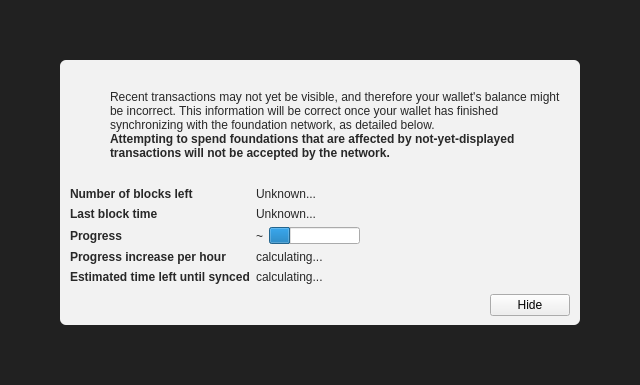
<?xml version="1.0" encoding="UTF-8"?>
<ui version="4.0">
 <class>ModalOverlay</class>
 <widget class="ModalOverlay" name="ModalOverlay">
  <property name="geometry">
   <rect>
    <x>0</x>
    <y>0</y>
    <width>640</width>
    <height>385</height>
   </rect>
  </property>
  <property name="windowTitle">
   <string>Form</string>
  </property>
  <layout class="QVBoxLayout" name="verticalLayout" stretch="0">
   <property name="sizeConstraint">
    <enum>QLayout::SetDefaultConstraint</enum>
   </property>
   <property name="leftMargin">
    <number>0</number>
   </property>
   <property name="topMargin">
    <number>0</number>
   </property>
   <property name="rightMargin">
    <number>0</number>
   </property>
   <property name="bottomMargin">
    <number>0</number>
   </property>
   <item>
    <widget class="QWidget" name="bgWidget" native="true">
     <property name="styleSheet">
      <string notr="true">#bgWidget { background: rgba(0,0,0,220); }</string>
     </property>
     <layout class="QVBoxLayout" name="verticalLayoutMain" stretch="1">
      <property name="leftMargin">
       <number>60</number>
      </property>
      <property name="topMargin">
       <number>60</number>
      </property>
      <property name="rightMargin">
       <number>60</number>
      </property>
      <property name="bottomMargin">
       <number>60</number>
      </property>
      <item>
       <widget class="QWidget" name="contentWidget" native="true">
        <property name="styleSheet">
         <string notr="true">#contentWidget { background: rgba(255,255,255,240); border-radius: 6px; }

QLabel { color: rgb(40,40,40);  }</string>
        </property>
        <layout class="QVBoxLayout" name="verticalLayoutSub" stretch="1,0,0,0">
         <property name="spacing">
          <number>0</number>
         </property>
         <property name="leftMargin">
          <number>10</number>
         </property>
         <property name="topMargin">
          <number>10</number>
         </property>
         <property name="rightMargin">
          <number>10</number>
         </property>
         <property name="bottomMargin">
          <number>10</number>
         </property>
         <item>
          <layout class="QHBoxLayout" name="horizontalLayoutIconText" stretch="0,1">
           <property name="topMargin">
            <number>20</number>
           </property>
           <item>
            <layout class="QVBoxLayout" name="verticalLayoutIcon">
             <property name="leftMargin">
              <number>0</number>
             </property>
             <item>
              <widget class="QPushButton" name="warningIcon">
               <property name="enabled">
                <bool>false</bool>
               </property>
               <property name="text">
                <string/>
               </property>
               <property name="icon">
                <iconset>
                 <normaloff>:/icons/warning</normaloff>
                 <disabledoff>:/icons/warning</disabledoff>:/icons/warning</iconset>
               </property>
               <property name="iconSize">
                <size>
                 <width>48</width>
                 <height>48</height>
                </size>
               </property>
               <property name="flat">
                <bool>true</bool>
               </property>
              </widget>
             </item>
             <item>
              <spacer name="verticalSpacerWarningIcon">
               <property name="orientation">
                <enum>Qt::Vertical</enum>
               </property>
               <property name="sizeHint" stdset="0">
                <size>
                 <width>20</width>
                 <height>40</height>
                </size>
               </property>
              </spacer>
             </item>
            </layout>
           </item>
           <item>
            <layout class="QVBoxLayout" name="verticalLayoutInfoText">
             <property name="leftMargin">
              <number>0</number>
             </property>
             <property name="topMargin">
              <number>0</number>
             </property>
             <item>
              <widget class="QLabel" name="infoText">
               <property name="text">
                <string>Recent transactions may not yet be visible, and therefore your wallet's balance might be incorrect. This information will be correct once your wallet has finished synchronizing with the foundation network, as detailed below.</string>
               </property>
               <property name="textFormat">
                <enum>Qt::RichText</enum>
               </property>
               <property name="wordWrap">
                <bool>true</bool>
               </property>
              </widget>
             </item>
             <item>
              <widget class="QLabel" name="infoTextStrong">
               <property name="font">
                <font>
                 <weight>75</weight>
                 <bold>true</bold>
                </font>
               </property>
               <property name="text">
                <string>Attempting to spend foundations that are affected by not-yet-displayed transactions will not be accepted by the network.</string>
               </property>
               <property name="textFormat">
                <enum>Qt::RichText</enum>
               </property>
               <property name="wordWrap">
                <bool>true</bool>
               </property>
              </widget>
             </item>
             <item>
              <spacer name="verticalSpacerInTextSpace">
               <property name="orientation">
                <enum>Qt::Vertical</enum>
               </property>
               <property name="sizeHint" stdset="0">
                <size>
                 <width>20</width>
                 <height>40</height>
                </size>
               </property>
              </spacer>
             </item>
            </layout>
           </item>
          </layout>
         </item>
         <item>
          <spacer name="verticalSpacerAfterText">
           <property name="orientation">
            <enum>Qt::Vertical</enum>
           </property>
           <property name="sizeHint" stdset="0">
            <size>
             <width>20</width>
             <height>40</height>
            </size>
           </property>
          </spacer>
         </item>
         <item>
          <layout class="QFormLayout" name="formLayout">
           <property name="fieldGrowthPolicy">
            <enum>QFormLayout::FieldsStayAtSizeHint</enum>
           </property>
           <property name="horizontalSpacing">
            <number>6</number>
           </property>
           <property name="verticalSpacing">
            <number>6</number>
           </property>
           <property name="topMargin">
            <number>10</number>
           </property>
           <item row="0" column="0">
            <widget class="QLabel" name="labelNumberOfBlocksLeft">
             <property name="font">
              <font>
               <weight>75</weight>
               <bold>true</bold>
              </font>
             </property>
             <property name="text">
              <string>Number of blocks left</string>
             </property>
            </widget>
           </item>
           <item row="0" column="1">
            <widget class="QLabel" name="numberOfBlocksLeft">
             <property name="text">
              <string>Unknown...</string>
             </property>
            </widget>
           </item>
           <item row="1" column="0">
            <widget class="QLabel" name="labelLastBlockTime">
             <property name="font">
              <font>
               <weight>75</weight>
               <bold>true</bold>
              </font>
             </property>
             <property name="text">
              <string>Last block time</string>
             </property>
            </widget>
           </item>
           <item row="1" column="1">
            <widget class="QLabel" name="newestBlockDate">
             <property name="sizePolicy">
              <sizepolicy hsizetype="Maximum" vsizetype="Preferred">
               <horstretch>0</horstretch>
               <verstretch>0</verstretch>
              </sizepolicy>
             </property>
             <property name="text">
              <string>Unknown...</string>
             </property>
            </widget>
           </item>
           <item row="2" column="0">
            <widget class="QLabel" name="labelSyncDone">
             <property name="font">
              <font>
               <weight>75</weight>
               <bold>true</bold>
              </font>
             </property>
             <property name="text">
              <string>Progress</string>
             </property>
            </widget>
           </item>
           <item row="2" column="1">
            <layout class="QHBoxLayout" name="horizontalLayoutSync" stretch="0,1">
             <item>
              <widget class="QLabel" name="percentageProgress">
               <property name="text">
                <string notr="true">~</string>
               </property>
              </widget>
             </item>
             <item>
              <widget class="QProgressBar" name="progressBar">
               <property name="value">
                <number>24</number>
               </property>
               <property name="format">
                <string/>
               </property>
              </widget>
             </item>
            </layout>
           </item>
           <item row="4" column="0">
            <widget class="QLabel" name="labelProgressIncrease">
             <property name="font">
              <font>
               <weight>75</weight>
               <bold>true</bold>
              </font>
             </property>
             <property name="text">
              <string>Progress increase per hour</string>
             </property>
            </widget>
           </item>
           <item row="4" column="1">
            <widget class="QLabel" name="progressIncreasePerH">
             <property name="text">
              <string>calculating...</string>
             </property>
            </widget>
           </item>
           <item row="5" column="0">
            <widget class="QLabel" name="labelEstimatedTimeLeft">
             <property name="font">
              <font>
               <weight>75</weight>
               <bold>true</bold>
              </font>
             </property>
             <property name="text">
              <string>Estimated time left until synced</string>
             </property>
            </widget>
           </item>
           <item row="5" column="1">
            <widget class="QLabel" name="expectedTimeLeft">
             <property name="text">
              <string>calculating...</string>
             </property>
            </widget>
           </item>
          </layout>
         </item>
         <item>
          <layout class="QHBoxLayout" name="horizontalLayoutButtons">
           <property name="leftMargin">
            <number>10</number>
           </property>
           <property name="topMargin">
            <number>10</number>
           </property>
           <item>
            <spacer name="horizontalSpacer">
             <property name="orientation">
              <enum>Qt::Horizontal</enum>
             </property>
             <property name="sizeHint" stdset="0">
              <size>
               <width>40</width>
               <height>20</height>
              </size>
             </property>
            </spacer>
           </item>
           <item>
            <widget class="QPushButton" name="closeButton">
             <property name="text">
              <string>Hide</string>
             </property>
            </widget>
           </item>
          </layout>
         </item>
        </layout>
       </widget>
      </item>
     </layout>
    </widget>
   </item>
  </layout>
 </widget>
 <customwidgets>
  <customwidget>
   <class>ModalOverlay</class>
   <extends>QWidget</extends>
   <header>modaloverlay.h</header>
   <container>1</container>
  </customwidget>
 </customwidgets>
 <resources/>
 <connections/>
</ui>
